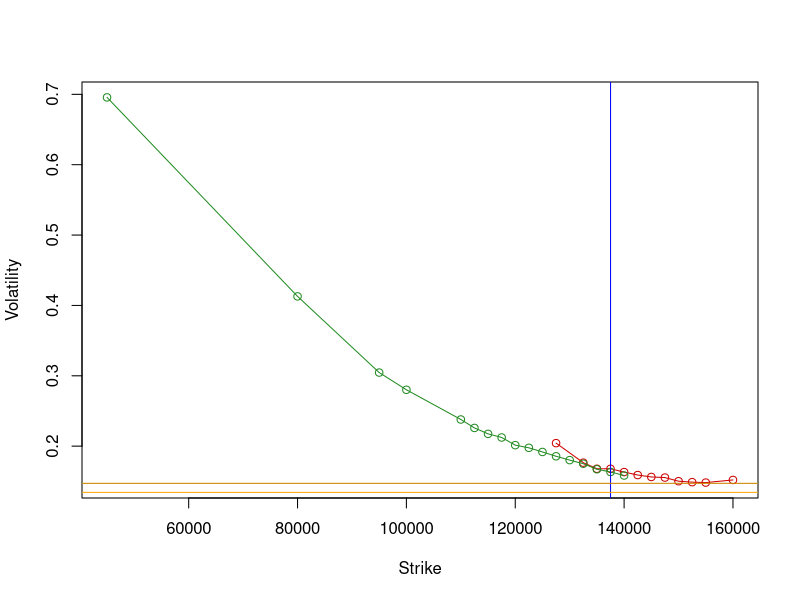

Reproduce this figure in R.
library("TTR")

rate = 0
error = 0.001

#########################################################################
# Paste data from console app here
#########################################################################

# asset: RIU9, expires in 71 days, price: 137510, Trade date: 09.07.2019 0:00:00
asset = 137510
expiry = 1 / 252 * 71
callStrikes = c(127500,132500,135000,137500,140000,142500,145000,147500,150000,152500,155000,160000)
callPrices = c(12070,7940,6200,4890,3650,2630,1850,1290,800,510,320,140)
putStrikes = c(45000,80000,95000,100000,110000,112500,115000,117500,120000,122500,125000,127500,130000,132500,135000,137500,140000)
putPrices = c(10,50,70,100,240,290,380,530,660,930,1250,1660,2200,2890,3670,4750,6000)

Open = c(117120,116950,115750,117570,117740,118350,117820,118500,119450,119760,121820,120330,121300,120320,121590,121950,121680,121890,123350,123290,121560,120360,120170,120940,120000,119660,121210,120230,119400,119300,117880,117200,120350,120320,121590,120720,120690,123030,124360,122430,123050,123700,122160,122550,123510,123490,126400,125650,125580,127460,128070,128710,130910,131270,131020,131180,132660,133170,136090,134480,135810,135430,136200,136150,135230,137550,136690,137120,138430,137210,138300)
High = c(117500,118280,117790,118000,119000,118350,118500,119300,120580,121790,122000,121830,121700,121520,122600,122390,122210,123500,124110,123690,121560,120550,121200,121300,120800,121000,121440,120720,120000,119410,118500,120500,121000,121990,121590,121580,123150,124760,124520,124070,123770,124050,122920,124130,124070,127300,127260,126640,128060,128670,130070,131630,131490,132690,132330,133110,133850,136650,136370,136350,136560,136390,137080,136780,138360,137910,137730,138580,138850,138310,138340)
Low = c(116690,115550,115750,117000,117620,117270,117630,118440,119390,119570,120400,119850,120000,120060,121550,121150,121670,121720,122800,121470,120200,119690,119950,120050,119430,119660,118750,119380,118950,117150,117000,117110,119620,120080,120420,120330,120630,122640,121980,121880,122960,121590,121390,122540,122070,122450,125180,125200,125370,127330,127870,128450,129910,130970,130530,127100,132610,132710,133800,134350,134460,134470,135270,135160,134600,136370,136130,137120,137210,136600,137310)
Close = c(116810,115960,117790,117400,118520,117990,118460,119300,119500,121650,120400,120600,120270,121250,121980,121690,121870,123340,123320,121720,120200,120150,121030,120350,119630,121000,120240,119720,119740,117680,117700,120500,120520,121640,120770,121120,123100,124690,122500,122990,123650,123540,122600,123600,123880,126740,125720,125630,127540,128200,128650,130800,131430,131030,131300,132780,132960,136030,134450,135690,135370,136070,136130,135280,137710,136610,137170,138470,137260,138220,137510)
ohlc <- data.frame(Open, High, Low, Close)

#########################################################################

# BS d1
d1 <- function (S, E, r, volatility, expiry) {
  (log(S / E) + (r + 0.5 * volatility ^ 2) * (expiry)) / (volatility * sqrt(expiry))
}

# BS d2
d2 <- function (d1, volatility, expiry) {
  d1 - volatility * sqrt(expiry)
}

# call
C <- function (S, d1, d2, E, r, expiry) {
  S * pnorm(d1) - E * exp(-r * (expiry)) * pnorm(d2)
}

# put
P <- function (S, d1, d2, E, r, expiry) {
  -S * pnorm(-d1) + E * exp(-r * (expiry)) * pnorm(-d2)
}

Vega <- function (S, d1, expiry) {
  S * sqrt(expiry / pi / 2) * exp(-0.5 * d1 ^ 2)
}

# IV Call
IvCall <- function (C, E, expiry, S, r, error) {
  sigma = 1
  dv = error + 1
  while (abs(dv) > error) {
    d1 = d1(S, E, r, sigma, expiry)
    d2 = d2(d1, sigma, expiry)
    CallPrice = C(S, d1, d2, E, r, expiry)
    Vega = Vega(S, d1, expiry)
    PriceError = CallPrice - C
    dv = PriceError / Vega
    sigma = sigma - dv
  }
  sigma
}

IvPut <- function (P, E, expiry, S, r, error) {
  sigma = 1
  dv = error + 1
  while (abs(dv) > error) {
    d1 = d1(S, E, r, sigma, expiry)
    d2 = d2(d1, sigma, expiry)
    PutPrice = P(S, d1, d2, E, r, expiry)
    Vega = Vega(S, d1, expiry)
    PriceError = PutPrice - P
    dv = PriceError / Vega
    sigma = sigma - dv
  }
  sigma
}

n1 = length(callStrikes)
n2 = length(putStrikes)

ivCalls = array(n1)
ivPuts = array(n2)

for (i in 1:n1) {
  ivCalls[i] = IvCall(callPrices[i], callStrikes[i], expiry, asset, rate, error)
}

for (i in 1:n2) {
  ivPuts[i] = IvPut(putPrices[i], putStrikes[i], expiry, asset, rate, error)
}

xrange = range(putStrikes, callStrikes)
yrange = range(ivPuts, ivCalls)

plot(xrange, yrange, type = "n", xlab = "Strike", ylab = "Volatility")

points(callStrikes, ivCalls, col = "red3", type = "o")
points(putStrikes, ivPuts, col = "forestgreen", type = "o")

vClose <- volatility(ohlc, calc = "close")
vYZ <- volatility(ohlc, calc = "yang.zhang")

abline(v=asset, col="blue")
abline(h=vYZ[length(vYZ)], col="orange")
abline(h=vClose[length(vClose)], col="orange3")
